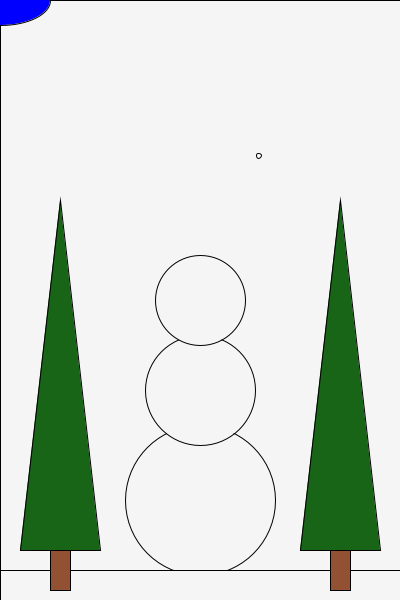
Frame 1 (no input)
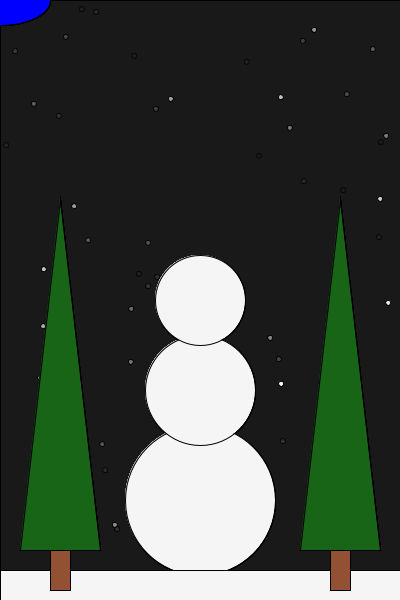
Frame 60 (the mouse pressed at the canvas centre just before this capture)
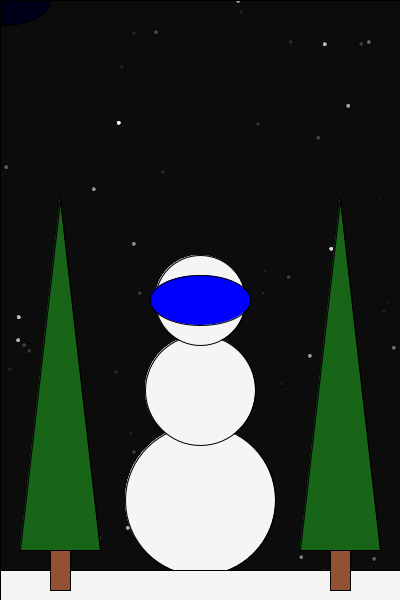
Frame 120 (the mouse held since frame 60 and released just before this capture)

The Processing sketch that drew these frames (run headless with seeded random() and noise(); from frame 60 on, the mouse is pressed at the canvas centre):

// Processing sketch: processing_48426
// ── processing_48426.pde


void setup()
{
  size(400, 600);
  background(255, 255, 255);
  smooth();
  frameRate(60);
}

void draw()
{
  fill(25,105,25);
  triangle(100,550,20,550,60,200);
  triangle(380,550,300,550,340,200);
  
  fill(255,255,255);
  ellipse(200,500,150,150);
  ellipse(200,390,110,110);
  ellipse(200,300,90,90);
  
  fill(255,255,255);
  rect(0,570,width,height);
  
  fill(152,84,52);
  rect(50,550,20,40);
  rect(330,550,20,40);
  
  fill(0, 0, 0,10);
  rect(0, 0, 400, 600);

  fill(0, 0, 255);
  ellipse(mouseX, mouseY, 100, 50);

  stroke(.5);
  fill(255, 255, 255);
  ellipse(random(400), random(600), 5, 5);
}  
